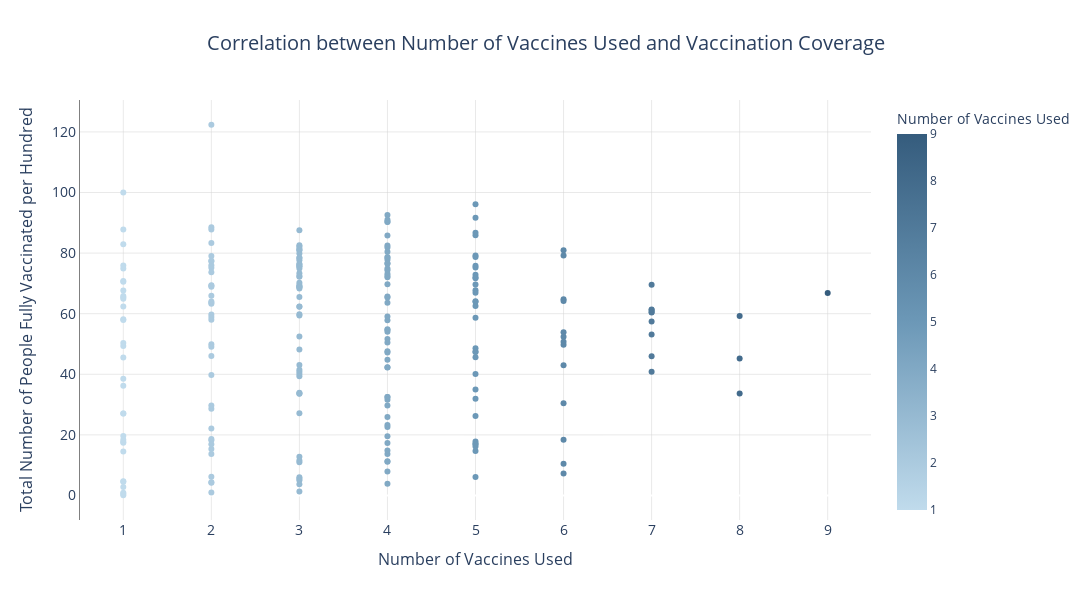

The notebook cell this image was saved under:
### Code cell
# Define color hex codes for custom color scale
colors = ["#c0dbec", "#6c98b7", "#355c7d"]

# Create a custom color scale by mapping each color to its relative position
color_scale = [(i / (len(colors) - 1), color) for i, color in enumerate(colors)]

# Create the scatter plot with a custom color scale
fig = px.scatter(
    merged_data,
    x='Number of Vaccines Used',  
    y='Total Number of People Fully Vaccinated per Hundred',  
    color='Number of Vaccines Used',  
    color_continuous_scale=color_scale,  
    title='Correlation between Number of Vaccines Used and Vaccination Coverage'  
)

# Update layout for aesthetics and readability
fig.update_layout(
    title={
        'text': 'Correlation between Number of Vaccines Used and Vaccination Coverage',  
        'x': 0.5,  
        'xanchor': 'center',  
        'font': {
            'size': 20
        }  
    },
    xaxis={
        'title': 'Number of Vaccines Used',  
        'title_font_size': 16,  
        'tickfont_size': 14,  
        'showgrid': True,  
        'gridwidth': 0.5,  
        'gridcolor': 'lightgrey'  
    },
    yaxis={
        'title': 'Total Number of People Fully Vaccinated per Hundred', 
        'title_font_size': 16,  
        'tickfont_size': 14,  
        'showgrid': True,  
        'gridcolor': 'lightgrey',  
        'gridwidth': 0.5,  
        'linecolor': 'grey'  
    },
    plot_bgcolor='white',  
    height=600,
    width=1200
)

# Display the figure
fig.show()

### Figure 1 — Plotly figure (JSON) as saved in the notebook; plotly's stock layout.template omitted (floating-point values rounded to 4 significant figures; data arrays with more than 128 entries replaced by an {"elided": "..."} marker saying what was removed)
{"data": [{"hovertemplate": "Number of Vaccines Used=%{marker.color}<br>Total Number of People Fully Vaccinated per Hundred=%{y}<extra></extra>", "legendgroup": "", "marker": {"color": {"elided": "223 int values"}, "coloraxis": "coloraxis", "symbol": "circle"}, "mode": "markers", "name": "", "orientation": "v", "showlegend": false, "type": "scatter", "x": {"elided": "223 int values"}, "xaxis": "x", "y": {"elided": "223 float values"}, "yaxis": "y"}], "layout": {"coloraxis": {"colorbar": {"title": {"text": "Number of Vaccines Used"}}, "colorscale": [[0, "#c0dbec"], [0.5, "#6c98b7"], [1, "#355c7d"]]}, "height": 600, "legend": {"tracegroupgap": 0}, "plot_bgcolor": "white", "title": {"font": {"size": 20}, "text": "Correlation between Number of Vaccines Used and Vaccination Coverage", "x": 0.5, "xanchor": "center"}, "width": 1200, "xaxis": {"anchor": "y", "domain": [0, 1], "gridcolor": "lightgrey", "gridwidth": 0.5, "showgrid": true, "tickfont": {"size": 14}, "title": {"font": {"size": 16}, "text": "Number of Vaccines Used"}}, "yaxis": {"anchor": "x", "domain": [0, 1], "gridcolor": "lightgrey", "gridwidth": 0.5, "linecolor": "grey", "showgrid": true, "tickfont": {"size": 14}, "title": {"font": {"size": 16}, "text": "Total Number of People Fully Vaccinated per Hundred"}}}}
